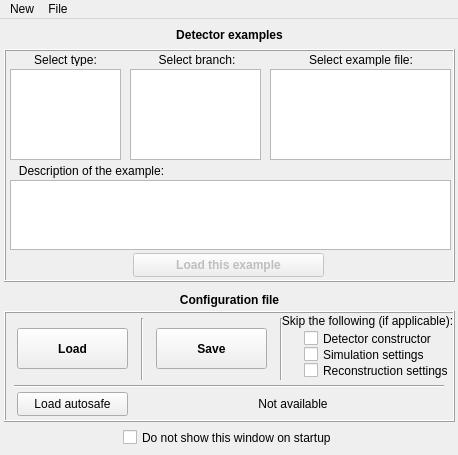
<?xml version="1.0" encoding="UTF-8"?>
<ui version="4.0">
 <class>ExamplesWindow</class>
 <widget class="QMainWindow" name="ExamplesWindow">
  <property name="geometry">
   <rect>
    <x>0</x>
    <y>0</y>
    <width>458</width>
    <height>455</height>
   </rect>
  </property>
  <property name="windowTitle">
   <string>Startup window</string>
  </property>
  <widget class="QWidget" name="centralwidget">
   <widget class="QCheckBox" name="cbDoNotShowExamplesOnStart">
    <property name="geometry">
     <rect>
      <x>123</x>
      <y>410</y>
      <width>231</width>
      <height>17</height>
     </rect>
    </property>
    <property name="text">
     <string>Do not show this window on startup</string>
    </property>
   </widget>
   <widget class="QLabel" name="label_5">
    <property name="geometry">
     <rect>
      <x>1</x>
      <y>271</y>
      <width>457</width>
      <height>20</height>
     </rect>
    </property>
    <property name="font">
     <font>
      <weight>75</weight>
      <bold>true</bold>
     </font>
    </property>
    <property name="text">
     <string>Configuration file</string>
    </property>
    <property name="alignment">
     <set>Qt::AlignCenter</set>
    </property>
   </widget>
   <widget class="QFrame" name="frame">
    <property name="geometry">
     <rect>
      <x>4</x>
      <y>30</y>
      <width>451</width>
      <height>233</height>
     </rect>
    </property>
    <property name="frameShape">
     <enum>QFrame::Box</enum>
    </property>
    <property name="frameShadow">
     <enum>QFrame::Raised</enum>
    </property>
    <widget class="QLabel" name="label_4">
     <property name="geometry">
      <rect>
       <x>12</x>
       <y>114</y>
       <width>151</width>
       <height>16</height>
      </rect>
     </property>
     <property name="text">
      <string>Description of the example:</string>
     </property>
     <property name="alignment">
      <set>Qt::AlignCenter</set>
     </property>
    </widget>
    <widget class="QPushButton" name="pbLoadExample">
     <property name="enabled">
      <bool>false</bool>
     </property>
     <property name="geometry">
      <rect>
       <x>129</x>
       <y>204</y>
       <width>191</width>
       <height>24</height>
      </rect>
     </property>
     <property name="font">
      <font>
       <weight>75</weight>
       <bold>true</bold>
      </font>
     </property>
     <property name="text">
      <string>Load this example</string>
     </property>
    </widget>
    <widget class="QLabel" name="label">
     <property name="geometry">
      <rect>
       <x>8</x>
       <y>4</y>
       <width>107</width>
       <height>13</height>
      </rect>
     </property>
     <property name="text">
      <string>Select type:</string>
     </property>
     <property name="alignment">
      <set>Qt::AlignCenter</set>
     </property>
    </widget>
    <widget class="QListWidget" name="lwMainType">
     <property name="geometry">
      <rect>
       <x>6</x>
       <y>20</y>
       <width>111</width>
       <height>91</height>
      </rect>
     </property>
     <property name="selectionRectVisible">
      <bool>true</bool>
     </property>
     <property name="currentRow">
      <number>-1</number>
     </property>
    </widget>
    <widget class="QTextEdit" name="teExampleDescription">
     <property name="geometry">
      <rect>
       <x>6</x>
       <y>131</y>
       <width>441</width>
       <height>70</height>
      </rect>
     </property>
    </widget>
    <widget class="QListWidget" name="lwSubType">
     <property name="geometry">
      <rect>
       <x>126</x>
       <y>20</y>
       <width>131</width>
       <height>91</height>
      </rect>
     </property>
    </widget>
    <widget class="QLabel" name="label_3">
     <property name="geometry">
      <rect>
       <x>268</x>
       <y>4</y>
       <width>178</width>
       <height>13</height>
      </rect>
     </property>
     <property name="text">
      <string>Select example file:</string>
     </property>
     <property name="alignment">
      <set>Qt::AlignCenter</set>
     </property>
    </widget>
    <widget class="QLabel" name="label_2">
     <property name="geometry">
      <rect>
       <x>128</x>
       <y>4</y>
       <width>130</width>
       <height>13</height>
      </rect>
     </property>
     <property name="text">
      <string>Select branch:</string>
     </property>
     <property name="alignment">
      <set>Qt::AlignCenter</set>
     </property>
    </widget>
    <widget class="QListWidget" name="lwExample">
     <property name="geometry">
      <rect>
       <x>266</x>
       <y>20</y>
       <width>181</width>
       <height>91</height>
      </rect>
     </property>
    </widget>
   </widget>
   <widget class="QLabel" name="label_6">
    <property name="geometry">
     <rect>
      <x>1</x>
      <y>6</y>
      <width>457</width>
      <height>20</height>
     </rect>
    </property>
    <property name="font">
     <font>
      <weight>75</weight>
      <bold>true</bold>
     </font>
    </property>
    <property name="text">
     <string>Detector examples</string>
    </property>
    <property name="alignment">
     <set>Qt::AlignCenter</set>
    </property>
   </widget>
   <widget class="QFrame" name="frame_2">
    <property name="geometry">
     <rect>
      <x>4</x>
      <y>292</y>
      <width>451</width>
      <height>111</height>
     </rect>
    </property>
    <property name="frameShape">
     <enum>QFrame::Box</enum>
    </property>
    <property name="frameShadow">
     <enum>QFrame::Raised</enum>
    </property>
    <widget class="QCheckBox" name="cbSkipDetectorConstructor">
     <property name="enabled">
      <bool>true</bool>
     </property>
     <property name="geometry">
      <rect>
       <x>300</x>
       <y>19</y>
       <width>150</width>
       <height>17</height>
      </rect>
     </property>
     <property name="text">
      <string>Detector constructor</string>
     </property>
    </widget>
    <widget class="QCheckBox" name="cbSkipSimConfig">
     <property name="enabled">
      <bool>true</bool>
     </property>
     <property name="geometry">
      <rect>
       <x>300</x>
       <y>35</y>
       <width>150</width>
       <height>17</height>
      </rect>
     </property>
     <property name="text">
      <string>Simulation settings</string>
     </property>
    </widget>
    <widget class="QCheckBox" name="cbSkipRecConfig">
     <property name="enabled">
      <bool>true</bool>
     </property>
     <property name="geometry">
      <rect>
       <x>300</x>
       <y>51</y>
       <width>151</width>
       <height>17</height>
      </rect>
     </property>
     <property name="text">
      <string>Reconstruction settings</string>
     </property>
    </widget>
    <widget class="QPushButton" name="pbLoadSettings">
     <property name="geometry">
      <rect>
       <x>13</x>
       <y>17</y>
       <width>111</width>
       <height>41</height>
      </rect>
     </property>
     <property name="font">
      <font>
       <weight>75</weight>
       <bold>true</bold>
      </font>
     </property>
     <property name="text">
      <string>Load</string>
     </property>
    </widget>
    <widget class="QPushButton" name="pbSaveSessings">
     <property name="geometry">
      <rect>
       <x>152</x>
       <y>17</y>
       <width>111</width>
       <height>41</height>
      </rect>
     </property>
     <property name="font">
      <font>
       <weight>75</weight>
       <bold>true</bold>
      </font>
     </property>
     <property name="text">
      <string>Save</string>
     </property>
    </widget>
    <widget class="Line" name="line">
     <property name="geometry">
      <rect>
       <x>10</x>
       <y>67</y>
       <width>430</width>
       <height>16</height>
      </rect>
     </property>
     <property name="orientation">
      <enum>Qt::Horizontal</enum>
     </property>
    </widget>
    <widget class="QLabel" name="label_7">
     <property name="geometry">
      <rect>
       <x>277</x>
       <y>2</y>
       <width>173</width>
       <height>16</height>
      </rect>
     </property>
     <property name="text">
      <string>Skip the following (if applicable):</string>
     </property>
     <property name="alignment">
      <set>Qt::AlignCenter</set>
     </property>
    </widget>
    <widget class="Line" name="line_2">
     <property name="geometry">
      <rect>
       <x>137</x>
       <y>7</y>
       <width>3</width>
       <height>62</height>
      </rect>
     </property>
     <property name="orientation">
      <enum>Qt::Vertical</enum>
     </property>
    </widget>
    <widget class="Line" name="line_3">
     <property name="geometry">
      <rect>
       <x>276</x>
       <y>7</y>
       <width>3</width>
       <height>62</height>
      </rect>
     </property>
     <property name="orientation">
      <enum>Qt::Vertical</enum>
     </property>
    </widget>
    <widget class="QPushButton" name="pbLoadLast">
     <property name="geometry">
      <rect>
       <x>13</x>
       <y>81</y>
       <width>111</width>
       <height>24</height>
      </rect>
     </property>
     <property name="font">
      <font>
       <weight>50</weight>
       <bold>false</bold>
      </font>
     </property>
     <property name="toolTip">
      <string>Load configuration saved on last exit</string>
     </property>
     <property name="text">
      <string>Load autosafe</string>
     </property>
    </widget>
    <widget class="QLabel" name="labLastOnExit">
     <property name="geometry">
      <rect>
       <x>138</x>
       <y>85</y>
       <width>302</width>
       <height>16</height>
      </rect>
     </property>
     <property name="text">
      <string>Not available</string>
     </property>
     <property name="alignment">
      <set>Qt::AlignCenter</set>
     </property>
    </widget>
   </widget>
   <widget class="Line" name="line_7">
    <property name="geometry">
     <rect>
      <x>490</x>
      <y>160</y>
      <width>430</width>
      <height>16</height>
     </rect>
    </property>
    <property name="orientation">
     <enum>Qt::Horizontal</enum>
    </property>
   </widget>
   <widget class="QPushButton" name="pbQuickSave3">
    <property name="geometry">
     <rect>
      <x>633</x>
      <y>139</y>
      <width>111</width>
      <height>24</height>
     </rect>
    </property>
    <property name="font">
     <font>
      <weight>50</weight>
      <bold>false</bold>
     </font>
    </property>
    <property name="text">
     <string>Quick save 3</string>
    </property>
   </widget>
   <widget class="QPushButton" name="pbQuickSave1">
    <property name="geometry">
     <rect>
      <x>633</x>
      <y>85</y>
      <width>111</width>
      <height>24</height>
     </rect>
    </property>
    <property name="font">
     <font>
      <weight>50</weight>
      <bold>false</bold>
     </font>
    </property>
    <property name="text">
     <string>Quick save 1</string>
    </property>
   </widget>
   <widget class="Line" name="line_4">
    <property name="geometry">
     <rect>
      <x>618</x>
      <y>87</y>
      <width>3</width>
      <height>75</height>
     </rect>
    </property>
    <property name="orientation">
     <enum>Qt::Vertical</enum>
    </property>
   </widget>
   <widget class="QLabel" name="label_8">
    <property name="geometry">
     <rect>
      <x>754</x>
      <y>116</y>
      <width>172</width>
      <height>16</height>
     </rect>
    </property>
    <property name="text">
     <string>Load/Save using fixed slots</string>
    </property>
    <property name="alignment">
     <set>Qt::AlignCenter</set>
    </property>
   </widget>
   <widget class="QPushButton" name="pbQuickLoad2">
    <property name="geometry">
     <rect>
      <x>494</x>
      <y>112</y>
      <width>111</width>
      <height>24</height>
     </rect>
    </property>
    <property name="font">
     <font>
      <weight>50</weight>
      <bold>false</bold>
     </font>
    </property>
    <property name="text">
     <string>Quick load 2</string>
    </property>
   </widget>
   <widget class="QPushButton" name="pbQuickSave2">
    <property name="geometry">
     <rect>
      <x>633</x>
      <y>112</y>
      <width>111</width>
      <height>24</height>
     </rect>
    </property>
    <property name="font">
     <font>
      <weight>50</weight>
      <bold>false</bold>
     </font>
    </property>
    <property name="text">
     <string>Quick save 2</string>
    </property>
   </widget>
   <widget class="QPushButton" name="pbQuickLoad1">
    <property name="geometry">
     <rect>
      <x>494</x>
      <y>85</y>
      <width>111</width>
      <height>24</height>
     </rect>
    </property>
    <property name="font">
     <font>
      <weight>50</weight>
      <bold>false</bold>
     </font>
    </property>
    <property name="text">
     <string>Quick load 1</string>
    </property>
   </widget>
   <widget class="QPushButton" name="pbQuickLoad3">
    <property name="geometry">
     <rect>
      <x>494</x>
      <y>139</y>
      <width>111</width>
      <height>24</height>
     </rect>
    </property>
    <property name="font">
     <font>
      <weight>50</weight>
      <bold>false</bold>
     </font>
    </property>
    <property name="text">
     <string>Quick load 3</string>
    </property>
   </widget>
   <widget class="Line" name="line_5">
    <property name="geometry">
     <rect>
      <x>757</x>
      <y>87</y>
      <width>3</width>
      <height>75</height>
     </rect>
    </property>
    <property name="orientation">
     <enum>Qt::Vertical</enum>
    </property>
   </widget>
  </widget>
  <widget class="QMenuBar" name="menuBar">
   <property name="geometry">
    <rect>
     <x>0</x>
     <y>0</y>
     <width>458</width>
     <height>21</height>
    </rect>
   </property>
   <widget class="QMenu" name="menuFile">
    <property name="title">
     <string>File</string>
    </property>
    <addaction name="actionQuick_save_1"/>
    <addaction name="actionQuick_save_2"/>
    <addaction name="actionQuick_save_3"/>
    <addaction name="separator"/>
    <addaction name="actionQuick_load_1"/>
    <addaction name="actionQuick_load_2"/>
    <addaction name="actionQuick_load_3"/>
   </widget>
   <widget class="QMenu" name="menuNew">
    <property name="title">
     <string>New</string>
    </property>
    <addaction name="actionCreate_new_detector"/>
   </widget>
   <addaction name="menuNew"/>
   <addaction name="menuFile"/>
  </widget>
  <action name="actionQuick_save_1">
   <property name="text">
    <string>Quick save 1</string>
   </property>
   <property name="toolTip">
    <string>This quick save slot is empty</string>
   </property>
  </action>
  <action name="actionQuick_save_2">
   <property name="text">
    <string>Quick save 2</string>
   </property>
   <property name="toolTip">
    <string>This quick save slot is empty</string>
   </property>
  </action>
  <action name="actionQuick_save_3">
   <property name="text">
    <string>Quick save 3</string>
   </property>
   <property name="toolTip">
    <string>This quick save slot is empty</string>
   </property>
  </action>
  <action name="actionQuick_load_1">
   <property name="text">
    <string>Quick load 1</string>
   </property>
   <property name="toolTip">
    <string>This quick save slot is empty</string>
   </property>
  </action>
  <action name="actionQuick_load_2">
   <property name="text">
    <string>Quick load 2</string>
   </property>
   <property name="toolTip">
    <string>This quick save slot is empty</string>
   </property>
  </action>
  <action name="actionQuick_load_3">
   <property name="text">
    <string>Quick load 3</string>
   </property>
   <property name="toolTip">
    <string>This quick save slot is empty</string>
   </property>
  </action>
  <action name="actionCreate_new_detector">
   <property name="text">
    <string>Create new detector</string>
   </property>
  </action>
 </widget>
 <resources/>
 <connections/>
</ui>
